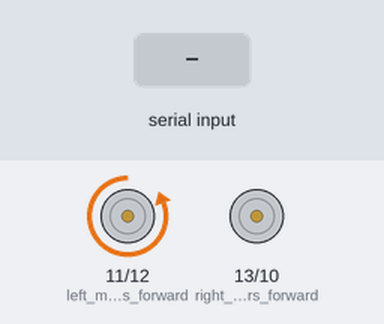
This sketch was run on a simulated Arduino Uno, built with avr-gcc and run on an emulated ATmega328P. Parts: motor-driver pin pairs drawn as motors (green arrow = first pin HIGH = forward, orange = second pin HIGH = backward, longer = more drive). Inputs (shaded band) come from the test bench. What the sketch prints to the serial monitor is not drawn.

Above: at 0.1 s.
At 4.2 s:
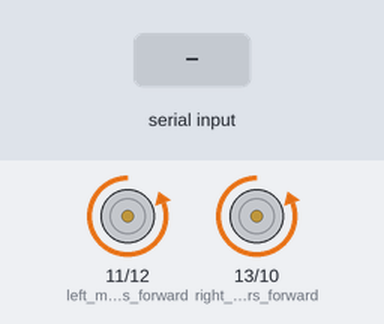
4.3 s: byte 30 received over Serial
At 11.3 s:
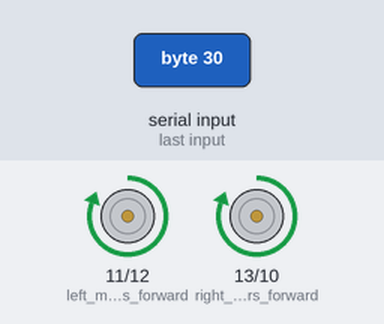
Timing chart, 0 to 13.3 s (numbered marks = the images above; inputs shaded):
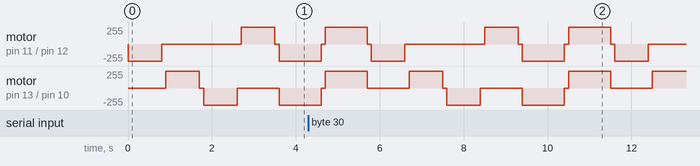

The sketch:

car.ino
```cpp
char t;

void setup() {
pinMode(11,OUTPUT);   //left motors forward
pinMode(12,OUTPUT);   //left motors reverse
pinMode(13,OUTPUT);   //right motors forward
pinMode(10,OUTPUT);   //right motors reverse
Serial.begin(9600);
}

void loop() {
if(Serial.available()){
  t = Serial.read();
  Serial.println(t);
}


  digitalWrite(12,HIGH);
  delay(800);
  digitalWrite(12,LOW);
  delay(100);
  digitalWrite(13,HIGH);
  delay(800);
  digitalWrite(13,LOW);
  delay(100);
  digitalWrite(10,HIGH);
  delay(800);
  digitalWrite(10,LOW);
  delay(100);
  digitalWrite(11,HIGH);
  delay(800);
  digitalWrite(11,LOW);
  delay(100);
  digitalWrite(12, HIGH);
  digitalWrite(10, HIGH);
  delay(1000);
  digitalWrite(12, LOW);
  digitalWrite(10, LOW);
  delay(100);
  digitalWrite(13, HIGH);
  digitalWrite(11, HIGH);
  delay(1000);
  digitalWrite(13, LOW);
  digitalWrite(11, LOW);
  delay(100);
}
```
